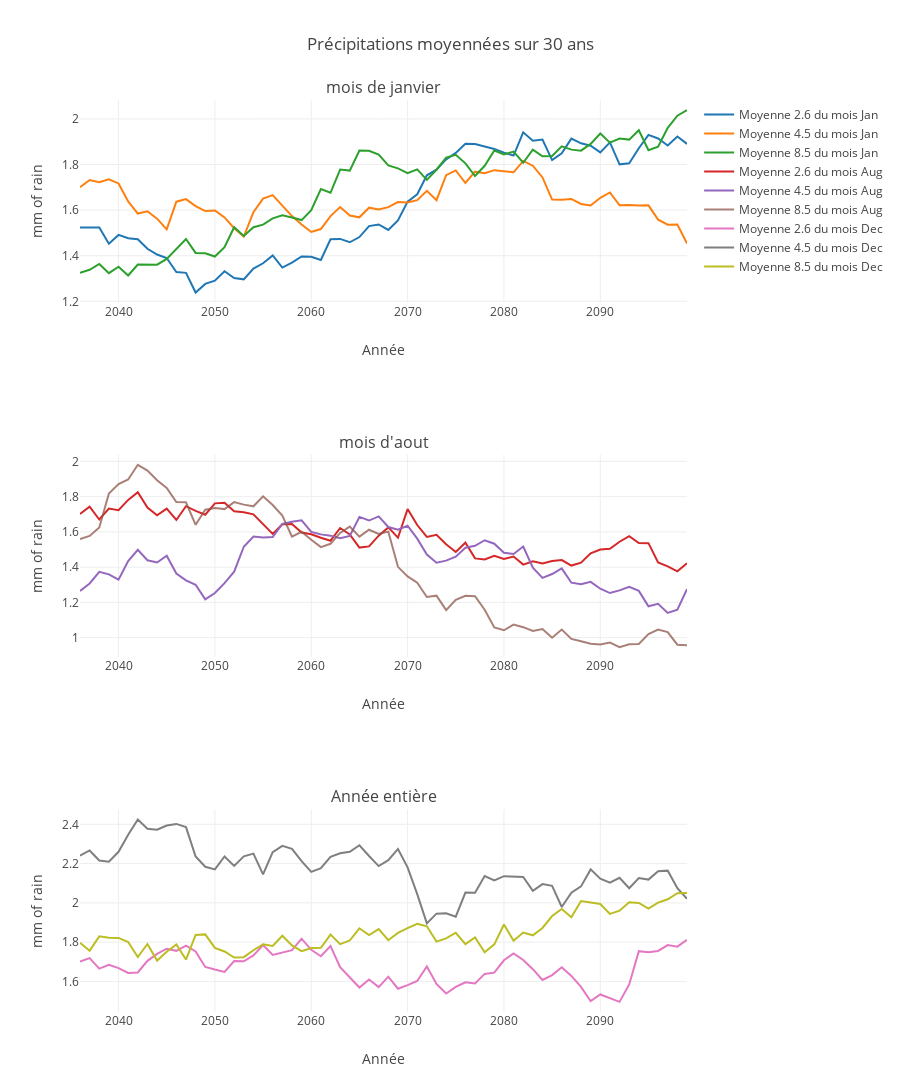

Source (notebook cell):
### Code cell
q = 0
trace26_0 = go.Scatter(
    x = lyon_year[firstPlotYear:lastPlotYear],
    y = moypAreaInterval_26[q,:],
    name ='Moyenne 2.6 du mois %s'%lyon_month[calcMonth[q]],
)
trace45_0 = go.Scatter(
    x = lyon_year[firstPlotYear:lastPlotYear],
    y = moypAreaInterval_45[q,:],
    name ='Moyenne 4.5 du mois %s'%lyon_month[calcMonth[q]],
)
trace85_0 = go.Scatter(
    x = lyon_year[firstPlotYear:lastPlotYear],
    y = moypAreaInterval_85[q,:],
    name ='Moyenne 8.5 du mois %s'%lyon_month[calcMonth[q]],
)

q = 1
trace26_1 = go.Scatter(
    x = lyon_year[firstPlotYear:lastPlotYear],
    y = moypAreaInterval_26[q,:],
    name ='Moyenne 2.6 du mois %s'%lyon_month[calcMonth[q]],
)
trace45_1 = go.Scatter(
    x = lyon_year[firstPlotYear:lastPlotYear],
    y = moypAreaInterval_45[q,:],
    name ='Moyenne 4.5 du mois %s'%lyon_month[calcMonth[q]],
)

trace85_1 = go.Scatter(
    x = lyon_year[firstPlotYear:lastPlotYear],
    y = moypAreaInterval_85[q,:],
    name ='Moyenne 8.5 du mois %s'%lyon_month[calcMonth[q]],
    opacity=0.75
)

q = 2
trace26_2 = go.Scatter(
    x = lyon_year[firstPlotYear:lastPlotYear],
    y = moypAreaInterval_26[q,:],
    name ='Moyenne 2.6 du mois %s'%lyon_month[calcMonth[q]],
)
trace45_2 = go.Scatter(
    x = lyon_year[firstPlotYear:lastPlotYear],
    y = moypAreaInterval_45[q,:],
    name ='Moyenne 4.5 du mois %s'%lyon_month[calcMonth[q]],
)

trace85_2 = go.Scatter(
    x = lyon_year[firstPlotYear:lastPlotYear],
    y = moypAreaInterval_85[q,:],
    name ='Moyenne 8.5 du mois %s'%lyon_month[calcMonth[q]],
)

fig = tools.make_subplots(rows=3, 
                          cols=1, 
                          subplot_titles=("mois de janvier",
                                          "mois d'aout",
                                          "Année entière"))

fig.append_trace(trace26_0, 1, 1)
fig.append_trace(trace45_0, 1, 1)
fig.append_trace(trace85_0, 1, 1)
fig.append_trace(trace26_1, 2, 1)
fig.append_trace(trace45_1, 2, 1)
fig.append_trace(trace85_1, 2, 1)
fig.append_trace(trace26_2, 3, 1)
fig.append_trace(trace45_2, 3, 1)
fig.append_trace(trace85_2, 3, 1)

fig['layout']['xaxis1'].update(title='Année')
fig['layout']['xaxis2'].update(title='Année')
fig['layout']['xaxis3'].update(title='Année')
fig['layout']['yaxis1'].update(title='mm of rain')
fig['layout']['yaxis2'].update(title='mm of rain')
fig['layout']['yaxis3'].update(title='mm of rain')
fig['layout'].update(height=1200, width=900, title='Précipitations moyennées sur 30 ans')
#fig['layout']['margin'] = {'l': 50, 'r': 10, 'b': 50, 't': 50}
#fig['layout'].update(title='Température moyenne maximale du mois de juillet', 
#                     autosize=False, width=800, height=380)  

py.iplot(fig, filename='basic-line')
